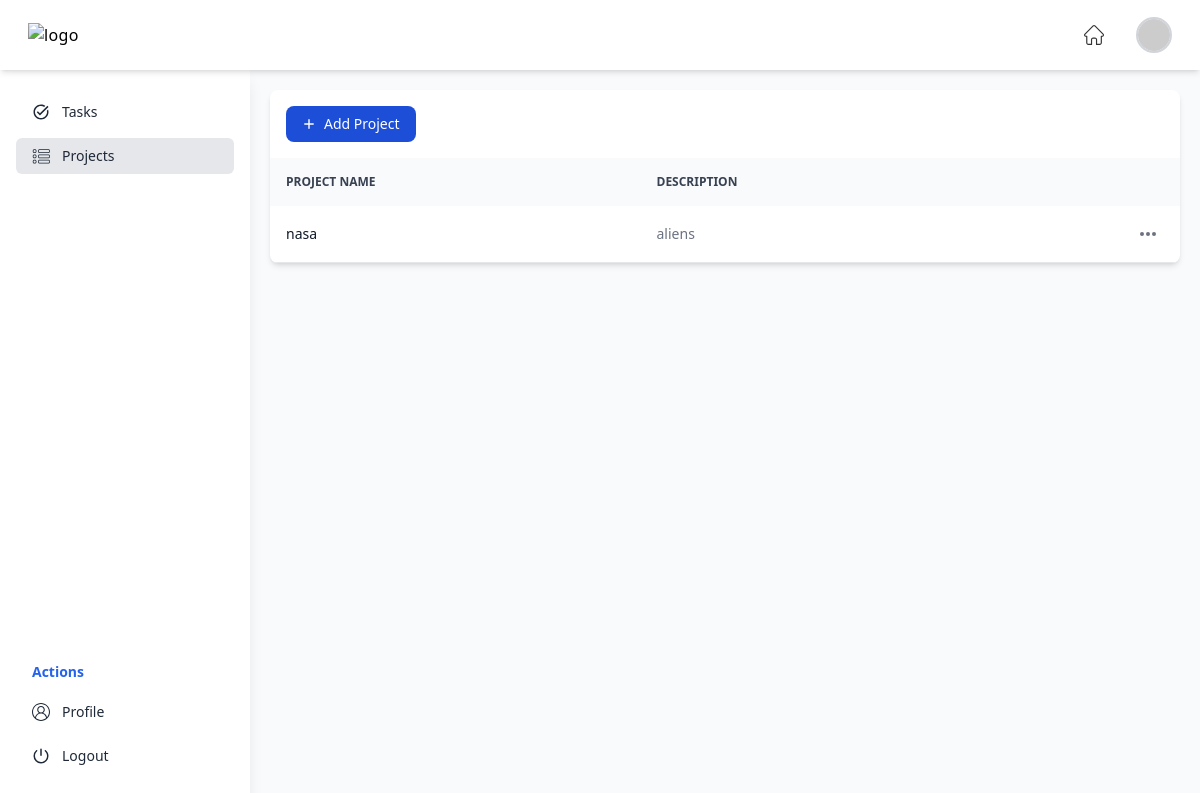
The page /tasks/projects/ (signed in) on the database as committed earlier.
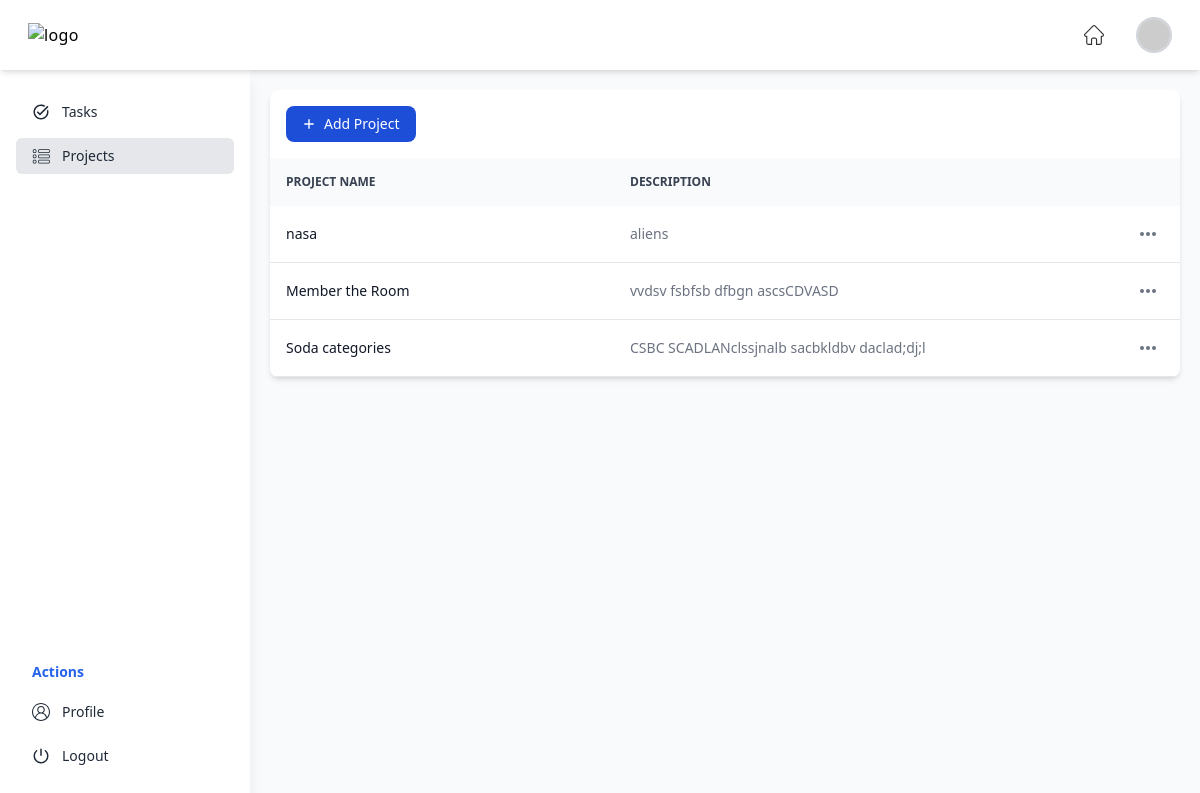
The same page on the database as committed later.
### tasks/models.py (models this page shows, shortened)
class Project(models.Model):
    name = models.CharField(max_length=200)
    description = models.TextField()
    created_at = models.DateTimeField(auto_now_add=True)

### tasks/views.py (the view)
# urls.py: path('projects/', project_list, name='project_list'),
@login_required
def project_list(request):
    projects = Project.objects.all()
    return render(request, 'projects/project_list.html', {'projects': projects})

### theme/templates/projects/project_list.html (shortened to what this page needs)
{% extends '../base_dashboard.html' %} {% load static %}  {% block content %}
<section class="bg-gray-50 dark:bg-gray-900 p-3 sm:p-5 antialiased">
    <div class="mx-auto max-w-screen-5xl px-2 lg:px-0">
        <div class="bg-white dark:bg-gray-800 relative shadow-md sm:rounded-lg overflow-hidden">
            <div class="flex flex-col md:flex-row items-center justify-between space-y-3 md:space-y-0 md:space-x-4 p-4">
                <div class="w-full md:w-auto flex flex-col md:flex-row space-y-2 md:space-y-0 items-stretch md:items-center justify-end md:space-x-3 flex-shrink-0">
                    <button type="button" id="createProjectModalButton" data-modal-target="createProjectModal" data-modal-toggle="createProjectModal" class="flex items-center justify-center text-white bg-primary-700 hover:bg-primary-800 focus:ring-4 focus:ring-primary-300 font-medium rounded-lg text-sm px-4 py-2 dark:bg-primary-600 dark:hover:bg-primary-700 focus:outline-none dark:focus:ring-primary-800">
                        <svg class="h-3.5 w-3.5 mr-2" fill="currentColor" viewbox="0 0 20 20" xmlns="http://www.w3.org/2000/svg" aria-hidden="true">
                            <path clip-rule="evenodd" fill-rule="evenodd" d="M10 3a1 1 0 011 1v5h5a1 1 0 110 2h-5v5a1 1 0 11-2 0v-5H4a1 1 0 110-2h5V4a1 1 0 011-1z" />
                        </svg>
                        Add Project
                    </button>
                </div>
            </div>
            <div class="overflow-x-auto">
                <table class="w-full text-sm text-left text-gray-500 dark:text-gray-400">
                    <thead class="text-xs text-gray-700 uppercase bg-gray-50 dark:bg-gray-700 dark:text-gray-400">
                        <tr>
                            <th scope="col" class="px-4 py-4">Project name</th>
                            <th scope="col" class="px-4 py-3">Description</th>
                            <th scope="col" class="px-4 py-3">
                            </th>
                        </tr>
                    </thead>
                    <tbody>
                        {% for projects in projects %}
                            <tr class="border-b dark:border-gray-700">
                                <th scope="row" class="px-4 py-3 font-medium text-gray-900 whitespace-nowrap dark:text-white">{{ projects.name }}</th>
                                <td class="px-4 py-3 max-w-[12rem] truncate">{{ projects.description }}</td>
                                <td class="px-4 py-3 flex items-center justify-end">
                                    <button id="{{ projects.id}}-button" data-dropdown-toggle="{{ projects.id}}" class="inline-flex items-center text-sm font-medium hover:bg-gray-100 dark:hover:bg-gray-700 p-1.5 dark:hover-bg-gray-800 text-center text-gray-500 hover:text-gray-800 rounded-lg focus:outline-none dark:text-gray-400 dark:hover:text-gray-100" type="button">
                                        <svg class="w-5 h-5" aria-hidden="true" fill="currentColor" viewbox="0 0 20 20" xmlns="http://www.w3.org/2000/svg">
                                            <path d="M6 10a2 2 0 11-4 0 2 2 0 014 0zM12 10a2 2 0 11-4 0 2 2 0 014 0zM16 12a2 2 0 100-4 2 2 0 000 4z" />
                                        </svg>
                                    </button>
                                </td>
                            </tr>
                        {% endfor %}
                    </tbody>
                </table>
            </div>
        </div>
    </div>
</section>
{% endblock %}

Rows that differ between the two databases and show on the page:
added Project: name "Member the Room", description "vvdsv fsbfsb dfbgn ascsCDVASD"
added Project: name "Soda categories", description "CSBC SCADLANclssjnalb sacbkldbv daclad;dj;l"
